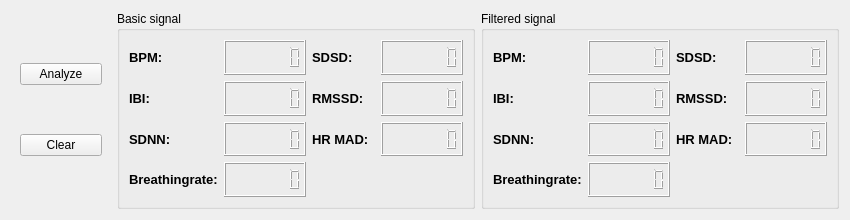
<?xml version="1.0" encoding="UTF-8"?>
<ui version="4.0">
 <class>HeartAnalysisPanel</class>
 <widget class="QWidget" name="HeartAnalysisPanel">
  <property name="geometry">
   <rect>
    <x>0</x>
    <y>0</y>
    <width>850</width>
    <height>220</height>
   </rect>
  </property>
  <property name="windowTitle">
   <string>Form</string>
  </property>
  <layout class="QHBoxLayout" name="horizontalLayout">
   <item>
    <widget class="QWidget" name="widget" native="true">
     <property name="sizePolicy">
      <sizepolicy hsizetype="Fixed" vsizetype="Preferred">
       <horstretch>0</horstretch>
       <verstretch>0</verstretch>
      </sizepolicy>
     </property>
     <property name="minimumSize">
      <size>
       <width>100</width>
       <height>0</height>
      </size>
     </property>
     <layout class="QVBoxLayout" name="verticalLayout">
      <item>
       <widget class="QPushButton" name="pbAnalyze">
        <property name="text">
         <string>Analyze</string>
        </property>
       </widget>
      </item>
      <item>
       <widget class="QPushButton" name="pbClear">
        <property name="text">
         <string>Clear</string>
        </property>
       </widget>
      </item>
     </layout>
    </widget>
   </item>
   <item>
    <widget class="QGroupBox" name="gbBase">
     <property name="title">
      <string>Basic signal</string>
     </property>
     <layout class="QGridLayout" name="gridLayout">
      <item row="0" column="0">
       <widget class="QLabel" name="label">
        <property name="font">
         <font>
          <pointsize>10</pointsize>
          <bold>true</bold>
         </font>
        </property>
        <property name="text">
         <string>BPM:</string>
        </property>
       </widget>
      </item>
      <item row="0" column="1">
       <widget class="QLCDNumber" name="lcdBpmB">
        <property name="digitCount">
         <number>7</number>
        </property>
       </widget>
      </item>
      <item row="0" column="2">
       <widget class="QLabel" name="label_5">
        <property name="font">
         <font>
          <pointsize>10</pointsize>
          <bold>true</bold>
         </font>
        </property>
        <property name="text">
         <string>SDSD:</string>
        </property>
       </widget>
      </item>
      <item row="0" column="3">
       <widget class="QLCDNumber" name="lcdSdsdB">
        <property name="digitCount">
         <number>7</number>
        </property>
       </widget>
      </item>
      <item row="1" column="0">
       <widget class="QLabel" name="label_2">
        <property name="font">
         <font>
          <pointsize>10</pointsize>
          <bold>true</bold>
         </font>
        </property>
        <property name="text">
         <string>IBI:</string>
        </property>
       </widget>
      </item>
      <item row="1" column="1">
       <widget class="QLCDNumber" name="lcdIbiB">
        <property name="digitCount">
         <number>7</number>
        </property>
       </widget>
      </item>
      <item row="1" column="2">
       <widget class="QLabel" name="label_6">
        <property name="font">
         <font>
          <pointsize>10</pointsize>
          <bold>true</bold>
         </font>
        </property>
        <property name="text">
         <string>RMSSD:</string>
        </property>
       </widget>
      </item>
      <item row="1" column="3">
       <widget class="QLCDNumber" name="lcdRmssdB">
        <property name="digitCount">
         <number>7</number>
        </property>
       </widget>
      </item>
      <item row="2" column="0">
       <widget class="QLabel" name="label_3">
        <property name="font">
         <font>
          <pointsize>10</pointsize>
          <bold>true</bold>
         </font>
        </property>
        <property name="text">
         <string>SDNN:</string>
        </property>
       </widget>
      </item>
      <item row="2" column="1">
       <widget class="QLCDNumber" name="lcdSdnnB">
        <property name="digitCount">
         <number>7</number>
        </property>
       </widget>
      </item>
      <item row="2" column="2">
       <widget class="QLabel" name="label_7">
        <property name="font">
         <font>
          <pointsize>10</pointsize>
          <bold>true</bold>
         </font>
        </property>
        <property name="text">
         <string>HR MAD:</string>
        </property>
       </widget>
      </item>
      <item row="2" column="3">
       <widget class="QLCDNumber" name="lcdHrMadB">
        <property name="digitCount">
         <number>7</number>
        </property>
       </widget>
      </item>
      <item row="3" column="0">
       <widget class="QLabel" name="label_4">
        <property name="font">
         <font>
          <pointsize>10</pointsize>
          <bold>true</bold>
         </font>
        </property>
        <property name="text">
         <string>Breathingrate:</string>
        </property>
       </widget>
      </item>
      <item row="3" column="1">
       <widget class="QLCDNumber" name="lcdBreathB">
        <property name="digitCount">
         <number>7</number>
        </property>
       </widget>
      </item>
     </layout>
    </widget>
   </item>
   <item>
    <widget class="QGroupBox" name="gbFiltered">
     <property name="title">
      <string>Filtered signal</string>
     </property>
     <layout class="QGridLayout" name="gridLayout_2">
      <item row="0" column="0">
       <widget class="QLabel" name="label_14">
        <property name="font">
         <font>
          <pointsize>10</pointsize>
          <bold>true</bold>
         </font>
        </property>
        <property name="text">
         <string>BPM:</string>
        </property>
       </widget>
      </item>
      <item row="0" column="1">
       <widget class="QLCDNumber" name="lcdBpmF">
        <property name="digitCount">
         <number>7</number>
        </property>
       </widget>
      </item>
      <item row="0" column="2">
       <widget class="QLabel" name="label_9">
        <property name="font">
         <font>
          <pointsize>10</pointsize>
          <bold>true</bold>
         </font>
        </property>
        <property name="text">
         <string>SDSD:</string>
        </property>
       </widget>
      </item>
      <item row="0" column="3">
       <widget class="QLCDNumber" name="lcdSdsdF">
        <property name="digitCount">
         <number>7</number>
        </property>
       </widget>
      </item>
      <item row="1" column="0">
       <widget class="QLabel" name="label_13">
        <property name="font">
         <font>
          <pointsize>10</pointsize>
          <bold>true</bold>
         </font>
        </property>
        <property name="text">
         <string>IBI:</string>
        </property>
       </widget>
      </item>
      <item row="1" column="1">
       <widget class="QLCDNumber" name="lcdIbiF">
        <property name="digitCount">
         <number>7</number>
        </property>
       </widget>
      </item>
      <item row="1" column="2">
       <widget class="QLabel" name="label_11">
        <property name="font">
         <font>
          <pointsize>10</pointsize>
          <bold>true</bold>
         </font>
        </property>
        <property name="text">
         <string>RMSSD:</string>
        </property>
       </widget>
      </item>
      <item row="1" column="3">
       <widget class="QLCDNumber" name="lcdRmssdF">
        <property name="digitCount">
         <number>7</number>
        </property>
       </widget>
      </item>
      <item row="2" column="0">
       <widget class="QLabel" name="label_10">
        <property name="font">
         <font>
          <pointsize>10</pointsize>
          <bold>true</bold>
         </font>
        </property>
        <property name="text">
         <string>SDNN:</string>
        </property>
       </widget>
      </item>
      <item row="2" column="1">
       <widget class="QLCDNumber" name="lcdSdnnF">
        <property name="digitCount">
         <number>7</number>
        </property>
       </widget>
      </item>
      <item row="2" column="2">
       <widget class="QLabel" name="label_12">
        <property name="font">
         <font>
          <pointsize>10</pointsize>
          <bold>true</bold>
         </font>
        </property>
        <property name="text">
         <string>HR MAD:</string>
        </property>
       </widget>
      </item>
      <item row="2" column="3">
       <widget class="QLCDNumber" name="lcdHrMadF">
        <property name="digitCount">
         <number>7</number>
        </property>
       </widget>
      </item>
      <item row="3" column="0">
       <widget class="QLabel" name="label_8">
        <property name="font">
         <font>
          <pointsize>10</pointsize>
          <bold>true</bold>
         </font>
        </property>
        <property name="text">
         <string>Breathingrate:</string>
        </property>
       </widget>
      </item>
      <item row="3" column="1">
       <widget class="QLCDNumber" name="lcdBreathF">
        <property name="digitCount">
         <number>7</number>
        </property>
       </widget>
      </item>
     </layout>
    </widget>
   </item>
  </layout>
 </widget>
 <resources/>
 <connections/>
</ui>
